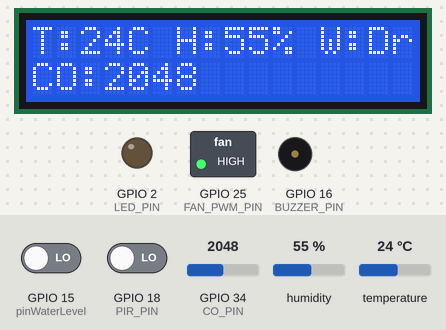
Simulated run of this sketch. Board: ESP32. Shown: 16×2 character LCD, switched loads named in the sketch (green lamp = pin HIGH), output pins drawn as LEDs (lit = HIGH), buzzer (waves = sounding, pin HIGH). The inputs (shaded band) are chosen by the test bench; at power-on: GPIO 15 (pinWaterLevel) LOW, humidity 55 %, temperature 24 °C, GPIO 18 (PIR_PIN) LOW, GPIO 34 (CO_PIN) = 2048. WiFi joins after 1.5 s; servers stay silent unless stated; what the sketch prints to the serial monitor is not drawn.

Above: at 5.2 s.
5.3 s: GPIO 15 (pinWaterLevel) driven HIGH
At 9.9 s:
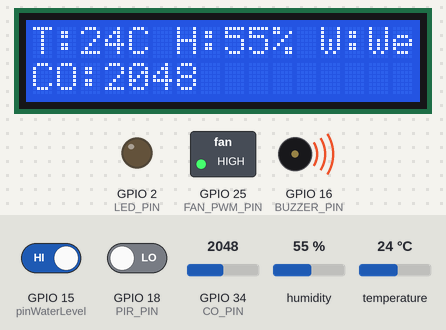
10.6 s: humidity set to 40 %
At 15.3 s:
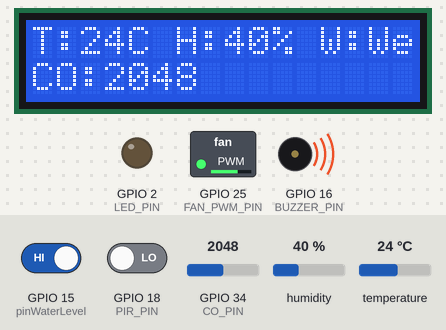
16.0 s: temperature set to 34 °C
At 19.9 s:
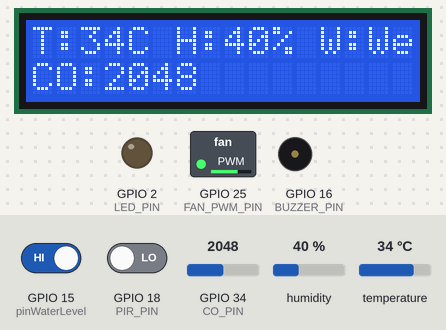
20.8 s: temperature set to 37 °C
At 24.5 s:
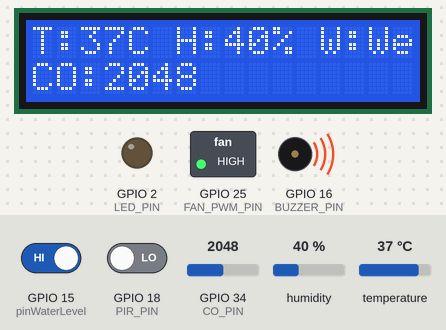
27.0 s: GPIO 18 (PIR_PIN) driven HIGH
At 29.9 s:
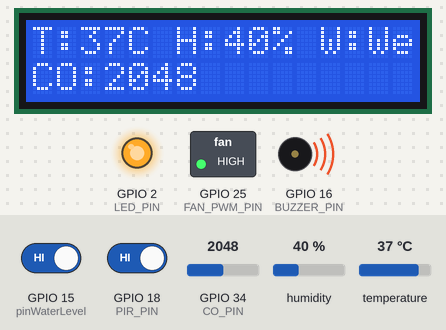
32.5 s: temperature set to 12 °C
At 35.5 s:
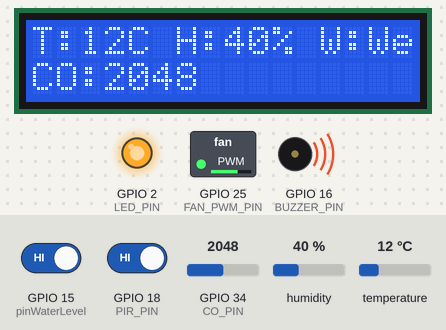
Timing chart, 0 to 39.0 s (numbered marks = the images above; inputs shaded):
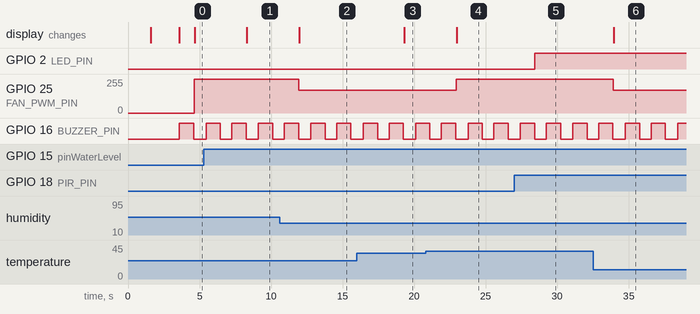

The sketch:

DHT11_water_lcd_red_Wifi.ino
```cpp
#include <Wire.h>
#include <LiquidCrystal_I2C.h>
#include <SimpleDHT.h>
#include <WiFi.h>
#include <HTTPClient.h>
#include <ArduinoJson.h>
#include <driver/adc.h>     // 放在檔案最上面

// ====== 感測器設定 ======
const int pinDHT11      = 4;
const int pinWaterLevel = 15;
const int PIR_PIN       = 18;
SimpleDHT11 dht11;

/***** 新增腳位 *****/
const int CO_PIN = 34;        // MQ-7 AO → GPIO34 (ADC1)


// ====== WiFi 與伺服器設定 ======
const char ssid[]     = "JohnnyDo_iPhone";
const char password[] = "07300519";
const char* serverUrl = "http://172.20.10.14:5000/esp/post_data";

// ====== LCD ======
LiquidCrystal_I2C lcd(0x3F, 16, 2);


//輸出
const int LED_PIN = 2;
const unsigned long KEEP_MS = 10000;  // 10 秒保持亮燈
unsigned long lastMotionMS = 0;       // 上次有人移動的時間

const int FAN_PWM_PIN = 25;
const int BUZZER_PIN = 16;

// ====== 迴圈控制 ======
const unsigned long LOOP_DELAY = 800;   // 每輪 200 ms
int  loopCnt = 0;                       // 計數器

void setup() {
  Serial.begin(115200);
  lcd.init();  lcd.backlight();
  pinMode(pinWaterLevel, INPUT_PULLDOWN);
  pinMode(pinDHT11,      INPUT_PULLUP);
  pinMode(PIR_PIN,       INPUT);
  pinMode(LED_PIN, OUTPUT);
  pinMode(CO_PIN, INPUT);     // ADC 腳不用特別設定，但寫上可讀性佳
  analogSetPinAttenuation(CO_PIN, ADC_11db); // 單一腳位

  //ledcAttachPin(FAN_PWM_PIN, 0);      // 綁定 Channel 0
  //ledcSetup(0, 25000, 8);             // 頻率25kHz（風扇規格），8位元
  ledcAttach(FAN_PWM_PIN,25000,8);
  // 一般 PWM 頻率設 20~25 kHz，不會有雜音

  pinMode(BUZZER_PIN, OUTPUT);

  lcd.print("Connecting WiFi");
  WiFi.begin(ssid, password);
  while (WiFi.status() != WL_CONNECTED) { delay(500); }
  lcd.clear();  lcd.print("WiFi OK");

  delay(2000); lcd.clear();
}

int readCOppm() {             // 簡化：取 5 次平均回原始 ADC 值
  long sum = 0;
  for (int i = 0; i < 5; i++) {
    sum += analogRead(CO_PIN);
    delay(2);
  }
  return sum / 5;             // 回傳 0–4095
}

// 計算風扇 Duty (0~255)
int calcFanDuty(int temp, int hum) {
  int dutyT = 0, dutyH = 0;
  if (temp > 32) {
    if (temp >= 36) dutyT = 255;
    else dutyT = (int)((temp - 32) * 63.75);
  }
  if (hum > 20) {
    if (hum >= 50) dutyH = 255;
    else dutyH = (int)((hum - 20) * 8.5);
  }
  int duty = max(dutyT, dutyH);
  if (duty > 255) duty = 255;
  if (duty < 0) duty = 0;
  return duty;
}


void loop() {
  digitalWrite(BUZZER_PIN, HIGH); // 開始叫
  delay(1000);                    // 叫 1 秒
  digitalWrite(BUZZER_PIN, LOW);  // 靜音

  // ── ① 先讀 PIR ──
  int pirState = digitalRead(PIR_PIN);
  Serial.println(pirState ? "有人移動" : "沒人");

  // 若偵測到人體 → 記錄時間 & 立即亮燈
  if (pirState == HIGH) {
    lastMotionMS = millis();
    digitalWrite(LED_PIN, HIGH);
  }

  // 若目前沒偵測到移動，且距離最後一次偵測已超過 KEEP_MS，就關燈
  if ((pirState == LOW) && (millis() - lastMotionMS > KEEP_MS)) {
    digitalWrite(LED_PIN, LOW);
  }

  // ── ② 每 5 輪 (≈1s) 才讀其他感測器 & 顯示 ──
  if (loopCnt % 2 == 0) {
    byte t = 0, h = 0;                      // DHT11
    if (dht11.read(pinDHT11, &t, &h, NULL) == SimpleDHTErrSuccess) {
      int waterState = digitalRead(pinWaterLevel);

      int coRaw = readCOppm();           // <── 新增

      // === 新增風扇調速 ===
      int fanDuty = calcFanDuty(t, h);  // t=溫度, h=濕度
      bool fanWrite = ledcWrite(FAN_PWM_PIN, fanDuty);            // 用 Channel 0，duty 0~255
      Serial.printf("Fan Set: %d, Fan PWM Duty: %d\n", fanWrite, fanDuty);

      // 更新 LCD
      lcd.clear();
      lcd.setCursor(0,0);
      lcd.printf("T:%dC H:%d%% W:%s", t, h, waterState ? "Wet" : "Dry");
      lcd.setCursor(0,1);
      lcd.printf("CO:%4d  ", coRaw);          //    raw or ppm

      /* 序列埠列印 */
      Serial.printf("Temp:%dC Hum:%d%% Water:%s CO_raw:%d\n",
                    t, h, waterState ? "WET":"DRY", coRaw);

      /* 危險狀態示範 */
      if (coRaw > 2000) {                     // ★依實際校準調整門檻
        Serial.println("⚠️ CO 偏高！");
        // tone(BUZZER, 2000, 500);            // 如有蜂鳴器
        // sendData(t, h, waterState, coRaw);  // 上傳含 CO
      }

      // 若要送資料 → 開啟下一行
      // sendData(t, h, waterState);
    } else {
      Serial.println("DHT11 read fail");
    }
  }

  // ── ③ 迴圈計數 & 延遲 ──
  loopCnt = (loopCnt + 1) % 10000;   // 防溢位
  delay(LOOP_DELAY);
}

void sendData(float temperature, float humidity, int waterLevel) {
  DynamicJsonDocument jsonDoc(256);
  jsonDoc["temperature"] = temperature;
  jsonDoc["humidity"] = humidity;
  jsonDoc["water_level"] = waterLevel;

  String payload;
  serializeJson(jsonDoc, payload);

  HTTPClient http;
  Serial.println("Sending to Server: " + String(serverUrl));
  Serial.println("Payload: " + payload);

  http.begin(serverUrl);
  http.addHeader("Content-Type", "application/json");

  int httpResponseCode = http.POST(payload);
  if (httpResponseCode > 0) {
    Serial.printf("HTTP Response code: %d\n", httpResponseCode);
    String response = http.getString();
    Serial.println(response);
  } else {
    Serial.printf("HTTP Request failed: %s\n",
                  http.errorToString(httpResponseCode).c_str());
  }
  http.end();
  Serial.println();
}
```

Measured:
- the behaviour switches between 35 and 36 °C on temperature (found by bisection; images 3 and 4)
- after the input at 5.3 s, the display: changes after 3.0 s (image 1)
- after the input at 10.6 s, GPIO 25 (FAN_PWM_PIN): 255/255 → 169/255 after 1.4 s; the display: changes after 1.4 s (image 2)
- after the input at 16.0 s, the display: changes after 3.3 s (image 3)
- after the input at 20.8 s, GPIO 25 (FAN_PWM_PIN): 169/255 → 255/255 after 2.1 s; the display: changes after 2.2 s (image 4)
- after the input at 27.0 s, GPIO 2 (LED_PIN): LOW → HIGH after 1.4 s
- after the input at 32.5 s, GPIO 25 (FAN_PWM_PIN): 255/255 → 169/255 after 1.4 s; the display: changes after 1.5 s (image 6)
- by itself, GPIO 16 (BUZZER_PIN): alternates HIGH for 1.0 s and LOW for 0.86 s
